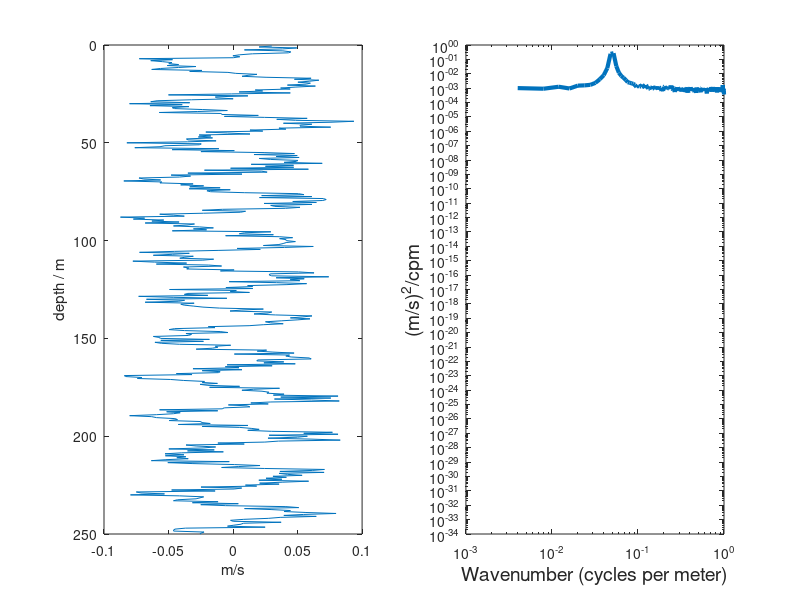
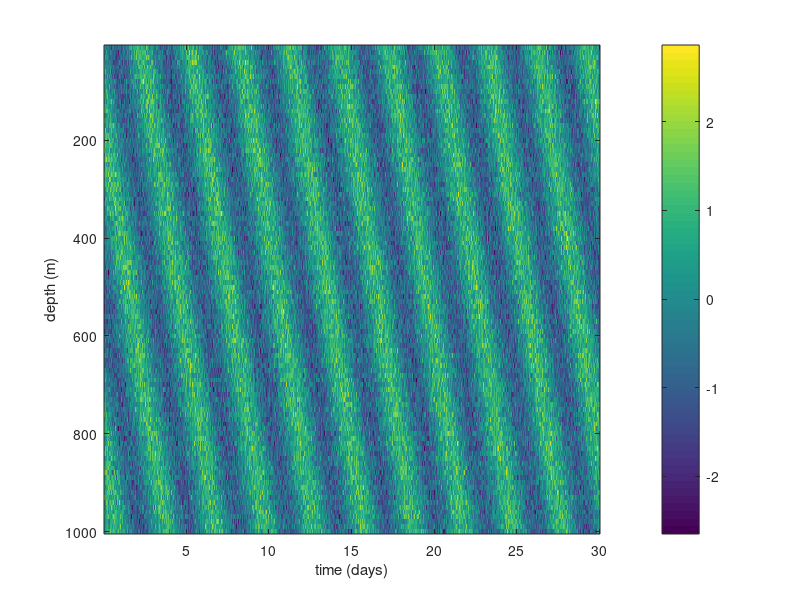
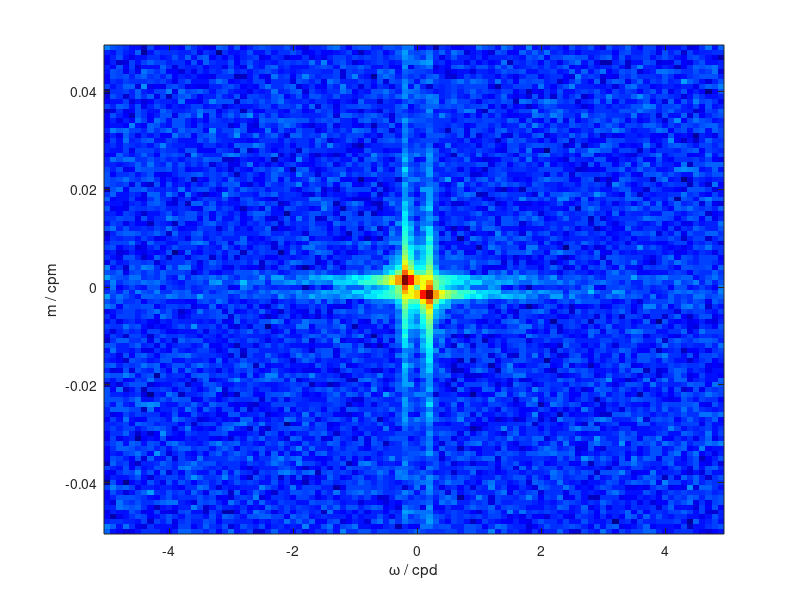
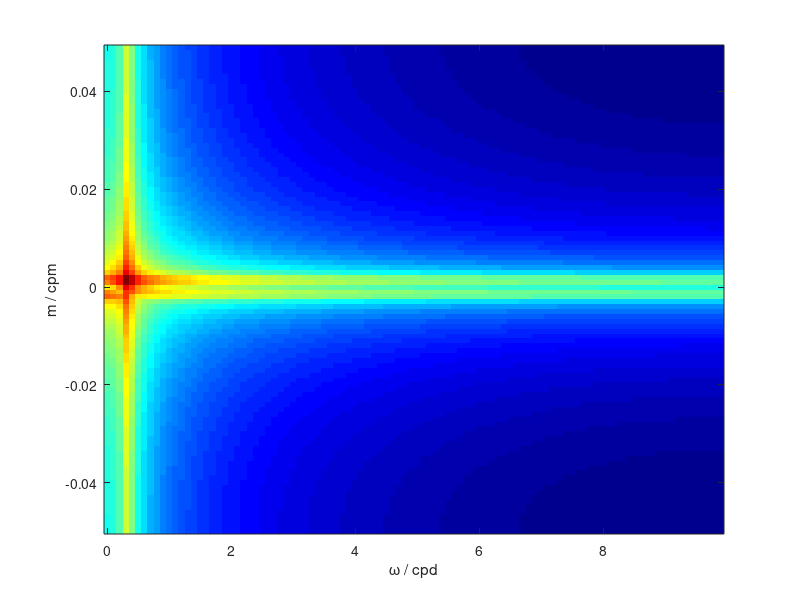

Source code (MATLAB) for these figures, in order: (Note: this script raises an error after producing the figures.)
%% wavenumber spectra 

% background in matlab: variance preserving spectra 

fsig=0.03; %Signal at about 30 seconds
n2s=3; % noise-to-signal ratio
dt=1; %one second
time=(1:10000)'.*dt;

% Red spectrum
b=n2s*cumsum(randn(10000,1))+cos(2*pi*fsig*time);

% White spectrum
%b=n2s*randn(10000,1)+cos(2*pi*fsig*time);
T=500;
fn=1/2/dt;
f=(0:250)./250.*fn;
bb=reshape(b,500,10000/500);
fbb=fft(detrend(bb));
amp=abs(fbb(1:251,:)).^2 / 500;
sbb=mean(amp,2);
sbb(2:250)=sbb(2:250)*2;
loglog(f,sbb,'LineWidth',3)
xlabel('Frequency (Hz)','FontSize',14)
ylabel('(units^2)/Hz','FontSize',14)

%% wavenumber spectra 

msig=0.05; %Signal at about 20 m vertical wavelength
noise_rms=0.02; % rms noise
signal = 0.05; %signal amplitude in m/s
dz=1/2; %1/2 m spacing - 5000 m profile
z=(1:10000)'.*dz;

% White spectrum
b=noise_rms*randn(10000,1)+signal.*cos(2*pi*msig*z);
L=250;
mn=1/2/dz; %Nyquist wavenumber
m=(0:250)./250.*mn; %wavenumber vector
bb=reshape(b,500,10000/500);
fbb=fft(detrend(bb));
amp=abs(fbb(1:251,:)).^2 / 500;
sbb=mean(amp,2);
sbb(2:250)=sbb(2:250)*2;
subplot(121)
plot(bb(:,1),z(1:500));
axis ij
xlabel('m/s')
ylabel('depth / m')
subplot(122)
loglog(m,sbb,'LineWidth',3)
xlabel('Wavenumber (cycles per meter)','FontSize',14)
ylabel('(m/s)^2/cpm','FontSize',14)



%% wavenumber-frequency spectra 

H=1000;
dt=0.05; %time interval about 20 times a day
dz=10; %10-m
t=dt:dt:10; %time in days
z=(dz:dz:H)'; %depth in m
%indices for the calculation
iz=1:length(z);
it=1:length(t);
%Generate a propagating signal with no noise.
[tt,zz]=meshgrid(t,z);
sig1=sin(3*pi*zz/H + 2*pi*1/3*tt);
%Change the sign to make propagation go the other way.
data=sig1;
% plot
figure(2)
imagesc(t,z,data);colorbar; axis ij
xlabel('time (days)')
ylabel('depth (m)')

% compute frequency-wavenumber spectra 
% 1) fourier transform in 2D 

[m,n]=size(data);
fn=1/2/dt;
kn=1/2/dz;

%fundamental frequency and wavenumber
df=1./n./dt;
dk=1./m./dz;
% make frequencies and wavenumbers that run from -Nyquist to + Nyquist
f=[-fliplr(1:(n/2)) 0 (1:(n/2-1))].*df;
k=[-fliplr(1:(m/2)) 0 (1:(m/2-1))].'.*dk;

% Fourier transform in two dimensions
% here we use fft2 for the 2-d Fourier transform
% and fftshift to reorder the Fourier transform
st=fftshift(fft2(data))/m/n;

% turn this into a spectrum
spec=st.*conj(st)./df./dk; %UNITS: (m/s)^2/cpd/cpm

% and plot
figure(3)
imagesc(f,k,log10(spec)); axis xy
colormap(jet)
shg
xlabel('\omega / cpd')
ylabel('m / cpm')

% this plots the full 2-d plane
% But you might want a half plane. In that case, you should scale by a factor of 2:
figure(4)
spec=2*spec(:,101:200);
imagesc(f(101:200),k,log10(spec)); axis xy
colormap(jet)
shg
xlabel('\omega / cpd')
ylabel('m / cpm')


%% segmenting in space - time 

t=dt:dt:30; %time in days
z=(dz:dz:H)'; %depth in m
%indices for the calculation
iz=1:length(z);
it=1:length(t);
%Generate a propagating signal with some noise.
[tt,zz]=meshgrid(t,z);
sig1=sin(3*pi*zz/H - 2*pi*1/3*tt) + .5*randn(length(z),length(t));
data=sig1;
% plot
figure(2)
imagesc(t,z,data);colorbar; axis ij
xlabel('time (days)')
ylabel('depth (m)')

% segmenting 

icount=0; clear st;
for i=1:50:501
icount=icount+1;
data_use=data(:,i:i+99);
n_use=size(data_use,2);
st(:,:,icount)=fftshift(fft2(data_use))/m/n_use;
end
spec=sum(abs(st).^2/df/dk,3);
f=[-fliplr(1:(n_use/2)) 0 (1:(n_use/2-1))].*df;
figure(3)
imagesc(f,k,log10(spec)); axis xy
colormap(jet)
shg
xlabel('\omega / cpd')
ylabel('m / cpm')



%% using real data 

data_dir = '/home/vboatwright/OneDrive/Documents/SIO/fall23/SIO221/sioc221a/week7/'; 
fn = 'Vel_2008-2009.mat'; 

file = [data_dir fn]; 
load(file) 


figure(1); clf; 
pcolor(Vel.dtnum,Vel.z,Vel.u); shading flat
caxis([-.25 .25]);colormap(turbo);colorbar
shg
title('E/W velocity - m/s')
datetick
xlabel('Time')
ylabel('depth / m')

figure(2)
iz=min(find(Vel.z > 300));
it=1:length(Vel.dtnum);
data=Vel.u(iz,it);
time=Vel.dtnum(it);
plot(time,data)
ylabel('E/W velocity - m/s')
xlabel('Time')
datetick


%Now we will make a complex vector.
it=1:16000;
data=Vel.u(iz,it)+i*Vel.v(iz,it);
time=Vel.dtnum(it);
dt=nanmean(diff(time));
disp(['Sample interval is ' num2str(dt*24*60) ' minutes.'])
disp(['record length is ' num2str(nanmax(time) - nanmin(time)) ' days long.'])


% Check it for nans!
disp(['The record has ' num2str(length(find(isnan(data)))) ' NaNs.'])

%Now we compute the rotary spectrum.
data=detrend(data);
a=fft(data); %Note we keep all the coefficients instead of throwing out half.
a=fftshift(a); %And now we use fftshift to rearrange them to have 0 frequency in the middle.
N=length(data);
amp=abs(a).^2; % for even N

%% which freqs do these correspond to?
T=dt*N;
df=1/T;
fn=1/2/dt;
%Now frequency goes from negative fn to positive fn:
f=-N/2*df:df:N/2*df-df;

amp = amp / N.^2; % first correct for the MATLAB normalization
%amp = amp .* 2; %Now we keep the whole spectrum so we do not multiply by 2.
amp = amp / df; % this is then the definition of the spectrum
variance=nanmean(abs(data).^2)
sum_spec=sum(amp)*df
sum_spec / variance
%Check! It gives the variance.
loglog(f,amp,-f,amp)
legend('positive','negative')
ylabel('(m/s)^2/cpd')
xlabel('cpd')

%% window for precision 

M=8; p=N/M;
datab=reshape(data,N/M,M); % this gives us an array with N/M points
% per column and M columns
b=fft(datab); % this computes the fft for each column
b=fftshift(b);
amp_b=abs(b).^2;

% Compute frequencies - note differences!
Tb=dt*p;
dfb=1/Tb;
fn=1/2/dt;
fb=0:dfb:fn; %frequency vector, cpd, goes from 0 to Nyquist.
fb=-p/2*dfb:dfb:p/2*dfb-dfb;

% Normalize as above
amp_b = amp_b / p.^2; % first correct for the MATLAB normalization
amp_b = amp_b / dfb; % this is then the definition of the spectrum
loglog(fb,nanmean(amp_b,2),-fb,nanmean(amp_b,2))
freqline(2*sind(50));
freqline(2);
freqline(1);
grid()
legend('positive','negative')
ylabel('(m/s)^2/cpd')
xlabel('cpd')
